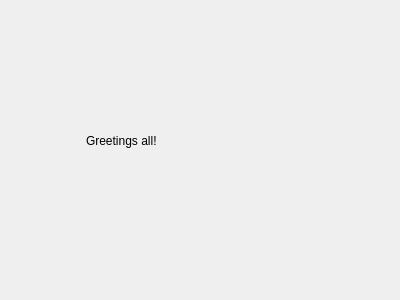
<?xml version="1.0" encoding="UTF-8"?>
<ui version="4.0">
 <class>secDialog</class>
 <widget class="QDialog" name="secDialog">
  <property name="geometry">
   <rect>
    <x>0</x>
    <y>0</y>
    <width>400</width>
    <height>300</height>
   </rect>
  </property>
  <property name="windowTitle">
   <string>Dialog</string>
  </property>
  <widget class="QLabel" name="label">
   <property name="geometry">
    <rect>
     <x>86</x>
     <y>100</y>
     <width>151</width>
     <height>81</height>
    </rect>
   </property>
   <property name="text">
    <string>Greetings all!</string>
   </property>
  </widget>
 </widget>
 <resources/>
 <connections/>
</ui>
